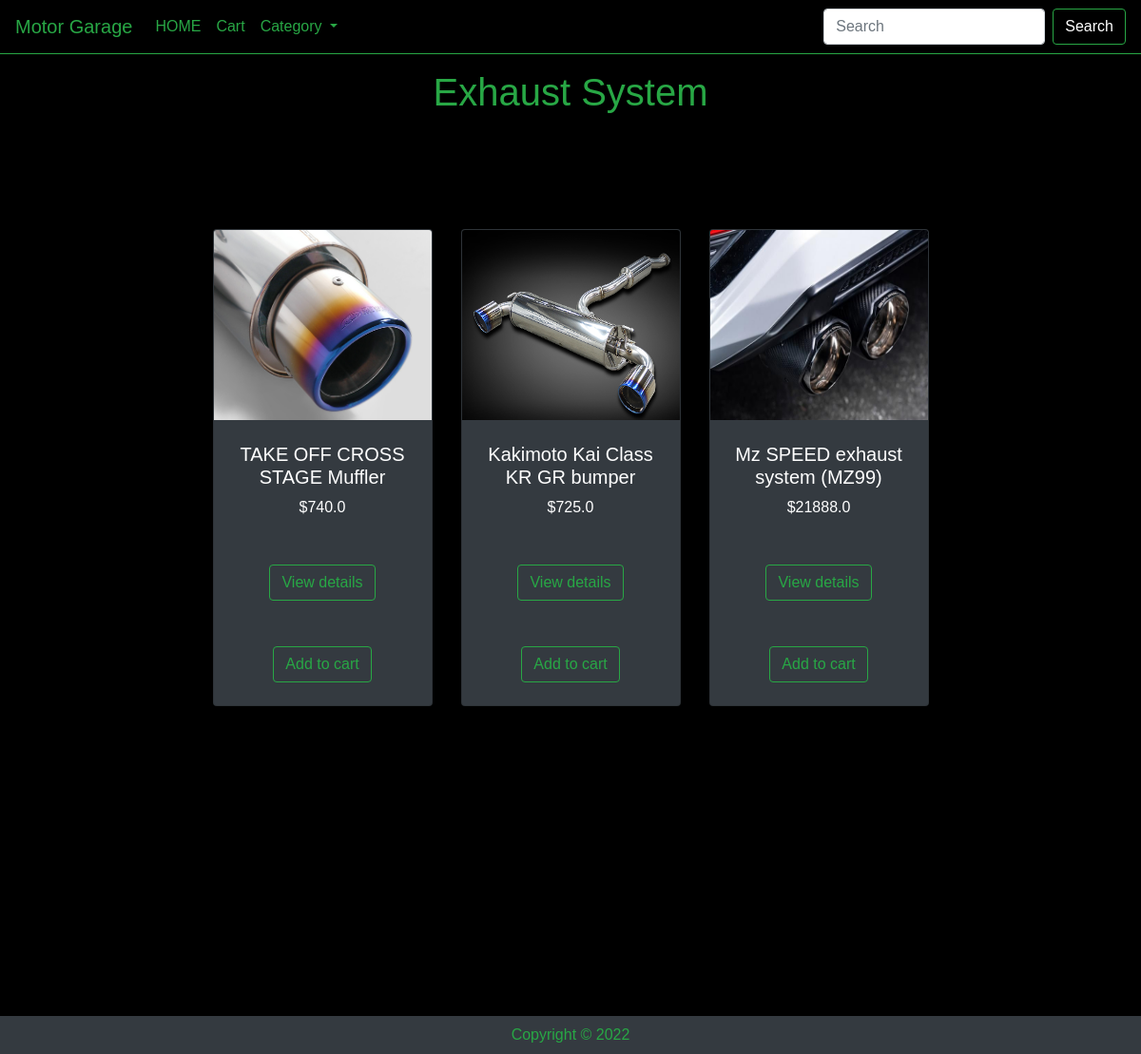
The app's page /category/2/ with its own data.
### OnlineCarShop/model.py (models this page shows, shortened)
class Category(db.Model):
    __tablename__ = 'categories'
    id = db.Column(db.Integer,primary_key=True)
    name = db.Column(db.String(64),unique=True)
    image = db.Column(db.String(60),nullable=False,default='defaultcity.jpg')
    items = db.relationship('Item', backref='Category', cascade="all, delete-orphan")

class Item(db.Model):
    __tablename__ = 'items'
    id = db.Column(db.Integer,primary_key=True)
    name = db.Column(db.String(64),nullable =False)
    description = db.Column(db.String(500),nullable =False)
    image = db.Column(db.String(60),nullable=False)
    price = db.Column(db.Float,nullable=False)
    category_id = db.Column(db.Integer,db.ForeignKey('categories.id'))

### OnlineCarShop/views.py (the view)
@bp.route('/category/<int:categoryid>/')
def category(categoryid):
    categories = Category.query.filter(Category.id == categoryid).first()
    categoryItem = Item.query.filter(Item.category_id == categoryid )
    return render_template('category.html',items=categoryItem,categories=categories)

### OnlineCarShop/templates/Category.html (shortened to what this page needs)
{% extends 'base.html' %}
{% block main %}
<main style="background-color:black;;">
    <section >
        <div>
          <h1 class="mt-auto pt-3 pb-3  text-success" style="text-align:center;">{{ categories.name }}</h1>
        </div>
        <section class="py-5">
          <div class="container px-4 px-lg-5 mt-5">
              <div style="margin-left:0px !important;margin-right:0px !important;" class="row gx-4 gx-lg-5 row-cols-2 row-cols-md-3 row-cols-xl-4 justify-content-center">
                {% for item in items %}
                <article>
                   <div class="col mb-5">
                        <div class="card h-100 bg-dark">
                         <img style="width:100%;height:200px;" class="card-img-top" src="{{url_for('static',filename='image/'+item.image)}}" />
                            <div class="card-body p-4">
                                <div class="text-center text-white">
                                    <h5 class="fw-bolder">{{ item.name }}</h5>
                                 ${{ item.price }}
                                </div>
                            </div>
                        <div class="card-footer p-4 pt-0 border-top-0 bg-transparent">
                    <div class="text-center"><a class="btn btn-outline-success mt-auto" href="{{ url_for('main.item',itemid=item.id) }}">View details</a></div>
                </div>
                <div class="card-footer p-4 pt-0 border-top-0 bg-transparent">
                  <div class="text-center">
                  <form action=" {{ url_for('main.order') }} ">
                    <input class="btn btn-outline-success mt-auto" type="submit" value="Add to cart">
                  </form>
                </div>
            </div>
        </div>
        </article>
        {% endfor %}
             </div>
        </div>
      </section>
    {% endblock %}

### records on screen
Category: name "Exhaust System"
Item: image (picture), name "TAKE OFF CROSS STAGE Muffler", price "740.0"
Item: image (picture), name "Kakimoto Kai Class KR GR bumper", price "725.0"
Item: image (picture), name "Mz SPEED exhaust system (MZ99)", price "21888.0"
